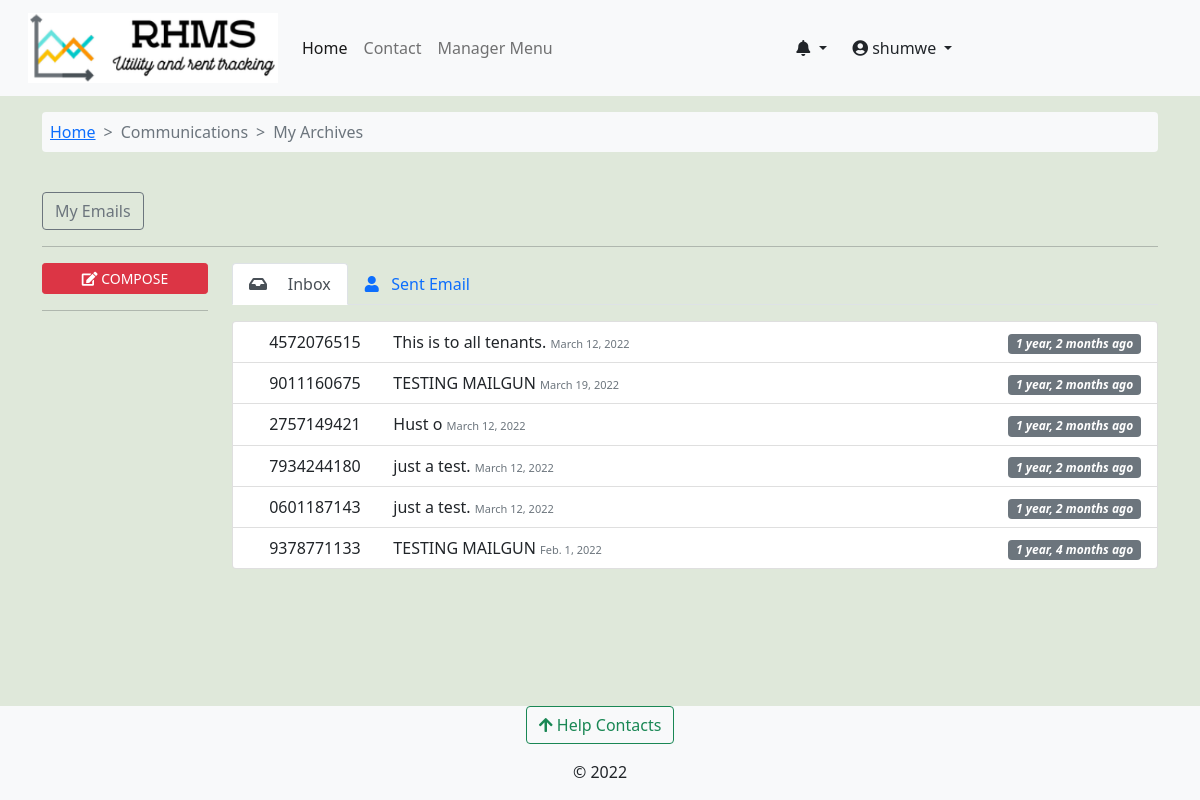
The app's page /core/email_archive_view/niagra-bumnsd-sd-djks/my_mails/shumwe/ (signed in) with its own data.
### accounts/models.py (models this page shows, shortened)
class User(AbstractUser):
    avatar = models.ImageField(upload_to=get_avatar_path, default='no-avatar.png')
    is_verified = models.BooleanField(default=False)
    is_tenant = models.BooleanField(default=False)
    is_manager = models.BooleanField(default=False)

### core/models.py (models this page shows, shortened)
class ManagerTenantCommunication(models.Model):
    ref_number = models.CharField(max_length=12, unique=True, null=True, blank=True)
    sent_to = models.ManyToManyField(Tenants,blank=True)
    send_to_all = models.BooleanField(default=False)
    sent_by = models.ForeignKey(Managers, on_delete=models.CASCADE)
    building = models.ForeignKey(Building, on_delete=models.CASCADE)
    subject = models.CharField(max_length=100)
    body = models.TextField()
    created = models.DateTimeField(default=datetime.datetime.now)
    updated = models.DateTimeField(auto_now=True)
    retract = models.BooleanField(default=False)
    class Meta:
        verbose_name_plural = 'Archives | Manager E-Mails'

### core/views.py (the view)
# urls.py: path('email_archive_view/<slug:building_slug>/my_mails/<slug:username>/', views.my_mails, name='my_mails'),
@login_required
def my_mails(request,building_slug,username):
    building = Building.objects.get(slug=building_slug)
    user = request.user
    if not user.is_tenant:
        return redirect('profile')
    else:
        tenant = Tenants.objects.get(associated_account__username=username)
        type_click = request.GET.get('type', 'inbox')
        if 'sent' in type_click:
            mails = TenantEmails.objects.filter(sent_by=tenant,building=building).order_by('-created')[:14]
        elif 'inbox' in type_click:
            general_mails = ManagerTenantCommunication.objects.filter(building=building,send_to_all=True,retract=False
                                                                      ).order_by('-created')[:7]
            my_mails = ManagerTenantCommunication.objects.filter(sent_to=tenant,retract=False
                                                                 ).order_by('-created')[:7]
            mails = general_mails|my_mails
        else:
            messages.info(request, 'Action forbidden!!! Redirected to inbox.')
            return redirect('core:my_mails', building_slug=building.slug, username=tenant.associated_account.username)
    context = {
        'mails': mails,'building':building,'tenant':tenant,
        }
    return render(request, 'core/my_email_archive_list.html', context)

### accounts/context_processors.py (called while the page is built)
def get_notifications(request):
    user = request.user
    if user.is_authenticated:
        notifications = UserNotifications.objects.filter(
            user_id=user).order_by('-created')[:7]
        return dict(notifications=notifications)
    else:
        return {'false': False}

### complaints/context_processors.py (called while the page is built)
def get_contacts(request):
    user = request.user
    if user.is_authenticated:
        if user.is_tenant:
            tenant = Tenants.objects.get(associated_account=user)
            building = Building.objects.get(id=tenant.rented_unit.building_id)
            contacts = HelpContacts.objects.filter(associated_building=building)
            return dict(contacts=contacts)
        elif user.is_manager:
            contacts = HelpContacts.objects.all()
            return dict(contacts=contacts)
        else:
            contacts = HelpContacts.objects.filter(make_publicly_available=True)
            return dict(contacts=contacts)
    else:
        contacts = HelpContacts.objects.filter(make_publicly_available=True)
        return dict(contacts=contacts)

### rental_property/context_processors.py (called while the page is built)
def my_managed_buildings(request):
    user_instance = request.user
    if user_instance.is_authenticated:
        manager_instance = Managers.objects.filter(associated_account=user_instance)[:1]
        managed_buildings = Building.objects.filter(manager=manager_instance)
        return dict(managed_buildings=managed_buildings)
    else:
        return {'False': False,}

### core/templates/core/my_email_archive_list.html (shortened to what this page needs)
{% extends 'base.html' %}
{% load humanize %}
{% block content %}
<nav class="container mt-3">
    <ol class="breadcrumb bg-light p-2 rounded-2">
        <li class="breadcrumb-item "><a href="{% url 'operational-buildings' %}">Home</a></li>
        <li class="breadcrumb-item active">Communications </li>
        <li class="breadcrumb-item active"> My Archives </li>
    </ol>
  </nav>
<div class="container mt-4 mb-4">
    <div class="row">
        <div class="col-sm-3 col-md-2">
            <div class="btn-group">
                <button type="button" class="btn btn-outline-secondary">
                    My Emails
                </button>
            </div>
        </div>
        </div>
    <hr />
    <div class="row ml-2">
        <div class="col-sm-3 col-md-2">
            <a href="{% url 'core:send_email_to_manager' building.slug tenant.associated_account.username %}" class="col-12 btn btn-danger btn-sm btn-block" role="button">
                <em class="fa fa-edit"></em> COMPOSE</a>
            <hr />
        </div>
        <div class="col-sm-9 col-md-10">
            <ul class="nav nav-tabs mb-3">
                <li class="nav-item">
                    <a class="nav-link active" href="?type=inbox">
                    <span class="fa fa-inbox"> </span> &nbsp;&nbsp;&nbsp; Inbox</a>
                </li>
                <li class="nav-item">
                    <a class="nav-link" href="?type=sent">
                    <span class="fa fa-user"></span>&nbsp;&nbsp;&nbsp;Sent Email</a>
                </li>
            </ul>
            <div>
                <div class="active">
                    <div class="list-group">
                        {% for c in mails %}
                        <a href="
                        {% if c.body %}
                        {% url 'core:my_archive_details' building.slug tenant.associated_account.username c.ref_number %}
                        {% else %}
                        {% url 'core:view_tenant_archive' building.slug tenant.associated_account.username c.ref_number %}
                        {% endif %}"
                        class="list-group-item">
                            <span class="fa fa-star-o"></span>
                            <span class="name" style="min-width: 120px; display: inline-block;">{{c.ref_number}} </span>
                                <span class="">{{ c.subject }}</span>
                                <span class="text-muted" style="font-size: 11px;"> {{c.created|naturalday}} </span>
                                <span class="pull-right">
                                    <em class="badge bg-secondary">{{ c.created|naturaltime }}</em>
                            </span>
                        </a>
                        {% empty %}
                        <div class="bg-danger">
                            <p class="strong"> Sorry, there's nothing to display.</p>
                        </div>
                        {% endfor %}
                    </div>
                </div>
            </div>
        </div>
    </div>
</div>
{% endblock content %}

### templates/base.html (shortened to what this page needs)
<!doctype html>
<html lang="en">
  {% load static %}
  {% load i18n %}
  <head>
    {% load pwa %}
    <link href="https://cdn.jsdelivr.net/npm/bootstrap@5.0.2/dist/css/bootstrap.min.css" rel="stylesheet">
    <link type="text/css" href="{% static 'css/main.css' %}" rel="stylesheet">
    <link rel="stylesheet" href="https://cdnjs.cloudflare.com/ajax/libs/font-awesome/4.7.0/css/font-awesome.min.css">
    <link rel="stylesheet" href="https://pro.fontawesome.com/releases/v5.11.2/css/all.css">
  </head>
  <body class="d-flex flex-column min-vh-100" style="background-color: #dfe8da;">
    <nav class="navbar navbar-expand-lg navbar-light bg-light" aria-label="main-nav">
        <div class="container-fluid">
          <a class="navbar-brand align" href="{% url 'operational-buildings' %}">
                <div class="d-flex">
                    <div class="ms-3 d-flex flex-column">
                      <img src="{% static 'img/rhms_logo2.png' %}" alt="logo" width="250" height="70"/>
                    </div>
                </div>
            </a>
            <div class="collapse navbar-collapse" id="mynav">
                <ul class="navbar-nav mb-lg-0">
                    <li class="nav-item"> <a class="nav-link active" aria-current="page" href="{% url 'operational-buildings' %}">Home</a> </li>
                    <li class="nav-item"> <a class="nav-link" aria-current="page" href="{% url 'core:contact' %}">Contact</a> </li>
                    {% if user.is_manager %}
                    <li class="nav-item"> <a class="nav-link" data-bs-toggle="offcanvas" href="#hrmsCanvas" role="button" aria-controls="hrmsCanvas">Manager Menu</a> </li>
                    {% endif %}
                </ul>
                </div>
                {% if request.user.is_authenticated %}
                <div class="collapse navbar-collapse" id="mynav">
                  <div class="dropdown">
                    <a href="#" class="btn dropdown-toggle" type="button" id="messagesDrop" data-bs-toggle="dropdown" aria-haspopup="true" aria-expanded="false">
                      <em class="fas fa-bell"></em>
                    </a>
                      {% load humanize %}
                  </div>
                <div class="collapse navbar-collapse" id="mynav">
                  <div class="dropdown">
                    <a href="#" class="btn dropdown-toggle" type="button" id="dropdownMenuButton" data-bs-toggle="dropdown" aria-haspopup="true" aria-expanded="false">
                      <em class="fas fa-user-circle"></em> {{ request.user.username }}
                    </a>
                  </div>
                </div>
                {% endif %}
            </div>
    </nav>
    {% block content %}	{% endblock content%}
    <footer class="mt-auto bg-light">
      <div class="mb-3 text-center">
      <button class="btn btn-outline-success" type="button" data-bs-toggle="offcanvas" data-bs-target="#contactsOffcanvas" aria-controls="contactsOffcanvas"><em class="fas fa-arrow-upfas fa-arrow-up"></em> Help Contacts</button>
      </div>
      <div>
        <p class="text-center ">&copy; 2022</p>
  </footer>
  </body>
</html>

### static/css/main.css (style rules this page uses)
:root { --header-height: 3rem; --nav-width: 68px; --first-color-light: #AFA5D9; --white-color: #F7F6FB; --body-font: 'Nunito', sans-serif; --normal-font-size: 1rem; --z-fixed: 100 }
.breadcrumb-item + .breadcrumb-item::before { content: ">"; }

### records on screen
User: user.username "shumwe"
ManagerTenantCommunication: ref_number "4572076515", subject "This is to all tenants.", created "March 12, 2022", created "1 year, 2 months ago"
ManagerTenantCommunication: ref_number "9011160675", subject "TESTING MAILGUN", created "March 19, 2022", created "1 year, 2 months ago"
ManagerTenantCommunication: ref_number "2757149421", subject "Hust o", created "March 12, 2022", created "1 year, 2 months ago"
ManagerTenantCommunication: ref_number "7934244180", subject "just a test.", created "March 12, 2022", created "1 year, 2 months ago"
ManagerTenantCommunication: ref_number "0601187143", subject "just a test.", created "March 12, 2022", created "1 year, 2 months ago"
ManagerTenantCommunication: ref_number "9378771133", subject "TESTING MAILGUN", created "Feb. 1, 2022", created "1 year, 4 months ago"
